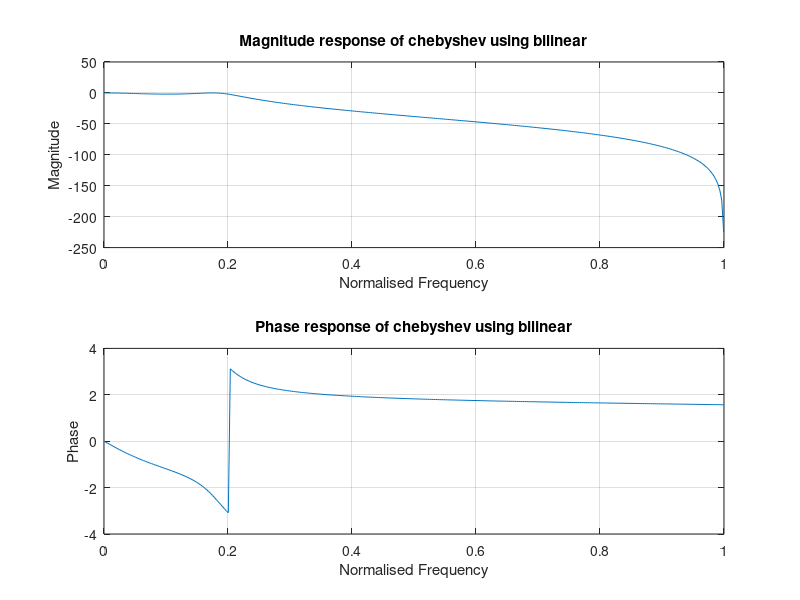

Reproduce this figure in MATLAB.
clc;
clear all;
close all;

ap = 0.8; %pass band ripple
as = 0.2; %stop band ripple
wp = 0.2*pi; %pass band edge frequency
ws = 0.3*pi; %stop band edge frequency

t = 1;
pass_attenuation = -20*log10(ap); %pass_attenuation
stop_attenuation = -20*log10(as); %stop_attenuation
p_a = (2/t)*tan(wp/2);
p_s = (2/t)*tan(ws/2);

[n,cf] = cheb1ord(p_a,p_s,pass_attenuation,stop_attenuation,'s');
%Returns the transfer coefficient of nth order.
[bn,an] = cheby1(n,pass_attenuation,1,'s');
%Transfer function.
hsn = tf(bn,an);
%To find Unnormalised function
[b,a] = cheby1(n,pass_attenuation,cf,'s');
hs = tf(b,a);
%converts to a z-transform discrete equivalent of bilinear transformation
[num,den] = bilinear(b,a,1/t);
hz = tf(num,den,t);

w = 0:0.01:pi;
hw = freqz(num,den,w);

%% Plotting Magnitude Response
subplot(2,1,1)
plot(w/pi,20*log10(abs(hw)));
grid on;
title('Magnitude response of chebyshev using bilinear');
ylabel('Magnitude');
xlabel('Normalised Frequency');

%% Plotting Phase Response
subplot(2,1,2);
plot(w/pi,angle(hw));
grid on;
title('Phase response of chebyshev using bilinear');
ylabel('Phase');
xlabel('Normalised Frequency');